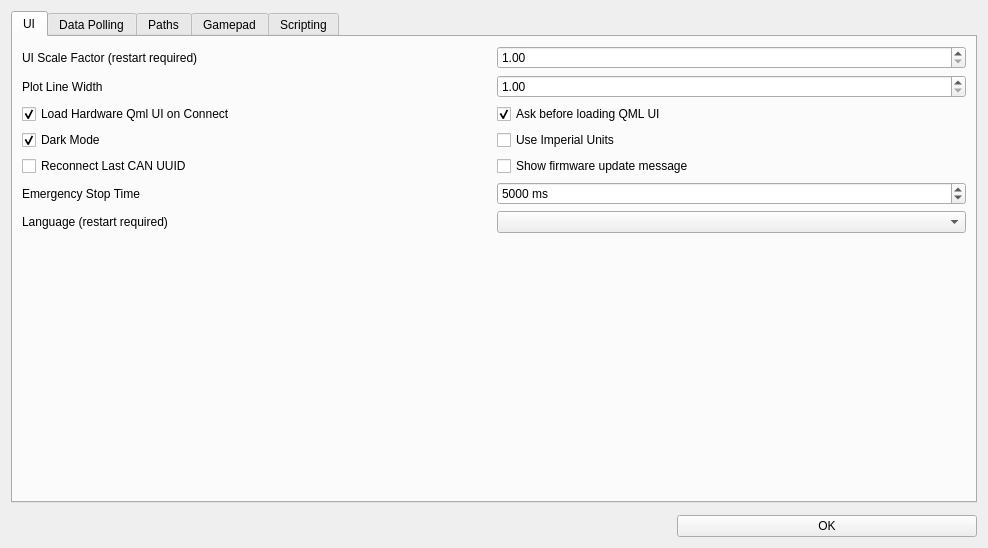
<?xml version="1.0" encoding="UTF-8"?>
<ui version="4.0">
 <class>Preferences</class>
 <widget class="QWidget" name="Preferences">
  <property name="geometry">
   <rect>
    <x>0</x>
    <y>0</y>
    <width>988</width>
    <height>548</height>
   </rect>
  </property>
  <property name="windowTitle">
   <string>Preferences</string>
  </property>
  <layout class="QVBoxLayout" name="verticalLayout_2">
   <property name="spacing">
    <number>12</number>
   </property>
   <item>
    <widget class="QTabWidget" name="tabWidget">
     <property name="tabPosition">
      <enum>QTabWidget::TabPosition::North</enum>
     </property>
     <property name="tabShape">
      <enum>QTabWidget::TabShape::Rounded</enum>
     </property>
     <property name="currentIndex">
      <number>0</number>
     </property>
     <widget class="QWidget" name="tab">
      <attribute name="title">
       <string>UI</string>
      </attribute>
      <layout class="QVBoxLayout" name="verticalLayout" stretch="0,1">
       <item>
        <layout class="QGridLayout" name="gridLayout_41" columnminimumwidth="0,1">
         <item row="3" column="1">
          <widget class="QCheckBox" name="useImperialBox">
           <property name="text">
            <string>Use Imperial Units</string>
           </property>
          </widget>
         </item>
         <item row="2" column="0">
          <widget class="QCheckBox" name="loadQmlUiConnectBox">
           <property name="text">
            <string>Load Hardware Qml UI on Connect</string>
           </property>
           <property name="checked">
            <bool>true</bool>
           </property>
          </widget>
         </item>
         <item row="4" column="0">
          <widget class="QCheckBox" name="reconnectCanBox">
           <property name="text">
            <string>Reconnect Last CAN UUID</string>
           </property>
          </widget>
         </item>
         <item row="0" column="0">
          <widget class="QLabel" name="label">
           <property name="maximumSize">
            <size>
             <width>16777215</width>
             <height>16777215</height>
            </size>
           </property>
           <property name="text">
            <string>UI Scale Factor (restart required)</string>
           </property>
          </widget>
         </item>
         <item row="3" column="0">
          <widget class="QCheckBox" name="darkModeBox">
           <property name="text">
            <string>Dark Mode</string>
           </property>
           <property name="checked">
            <bool>true</bool>
           </property>
           <property name="tristate">
            <bool>false</bool>
           </property>
          </widget>
         </item>
         <item row="2" column="1">
          <widget class="QCheckBox" name="qmlUiAskBox">
           <property name="text">
            <string>Ask before loading QML UI</string>
           </property>
           <property name="checked">
            <bool>true</bool>
           </property>
          </widget>
         </item>
         <item row="1" column="0">
          <widget class="QLabel" name="label_61">
           <property name="maximumSize">
            <size>
             <width>16777215</width>
             <height>16777215</height>
            </size>
           </property>
           <property name="text">
            <string>Plot Line Width</string>
           </property>
          </widget>
         </item>
         <item row="0" column="1">
          <widget class="QDoubleSpinBox" name="uiScaleBox">
           <property name="toolTip">
            <string>&lt;html&gt;&lt;head/&gt;&lt;body&gt;&lt;p&gt;Scale the user intefrace with this factor. Useful for high resolution monitors. VESC Tool must be restarted for this setting to take effect.&lt;/p&gt;&lt;/body&gt;&lt;/html&gt;</string>
           </property>
           <property name="minimum">
            <double>1.000000000000000</double>
           </property>
           <property name="maximum">
            <double>3.000000000000000</double>
           </property>
           <property name="singleStep">
            <double>0.100000000000000</double>
           </property>
          </widget>
         </item>
         <item row="1" column="1">
          <widget class="QDoubleSpinBox" name="uiPlotWidthBox">
           <property name="toolTip">
            <string>&lt;html&gt;&lt;head/&gt;&lt;body&gt;&lt;p&gt;Line thickness for the graphs in plots.&lt;/p&gt;&lt;/body&gt;&lt;/html&gt;</string>
           </property>
           <property name="minimum">
            <double>1.000000000000000</double>
           </property>
           <property name="maximum">
            <double>10.000000000000000</double>
           </property>
           <property name="singleStep">
            <double>1.000000000000000</double>
           </property>
          </widget>
         </item>
         <item row="4" column="1">
          <widget class="QCheckBox" name="showFwUpdateBox">
           <property name="text">
            <string>Show firmware update message</string>
           </property>
          </widget>
         </item>
         <item row="5" column="0">
          <widget class="QLabel" name="label_13">
           <property name="text">
            <string>Emergency Stop Time</string>
           </property>
          </widget>
         </item>
         <item row="5" column="1">
          <widget class="QSpinBox" name="estopTimeBox">
           <property name="toolTip">
            <string>Time to disable all motor commands after using the stop button or the ESC key.</string>
           </property>
           <property name="suffix">
            <string> ms</string>
           </property>
           <property name="maximum">
            <number>65000</number>
           </property>
           <property name="singleStep">
            <number>10</number>
           </property>
           <property name="value">
            <number>5000</number>
           </property>
          </widget>
         </item>
         <item row="6" column="0">
          <widget class="QLabel" name="languageLabel">
           <property name="text">
            <string>Language (restart required)</string>
           </property>
          </widget>
         </item>
         <item row="6" column="1">
          <widget class="QComboBox" name="languageBox"/>
         </item>
        </layout>
       </item>
       <item>
        <spacer name="verticalSpacer">
         <property name="orientation">
          <enum>Qt::Orientation::Vertical</enum>
         </property>
         <property name="sizeHint" stdset="0">
          <size>
           <width>20</width>
           <height>5</height>
          </size>
         </property>
        </spacer>
       </item>
      </layout>
     </widget>
     <widget class="QWidget" name="tab_4">
      <attribute name="title">
       <string>Data Polling</string>
      </attribute>
      <layout class="QGridLayout" name="gridLayout_5" rowstretch="0,0,0,0,0,1" columnstretch="0,0,1" columnminimumwidth="0,0,1">
       <item row="2" column="0">
        <widget class="QLabel" name="label_11">
         <property name="text">
          <string>IMU Data Poll Rate</string>
         </property>
        </widget>
       </item>
       <item row="0" column="0">
        <widget class="QLabel" name="label_9">
         <property name="text">
          <string>RT Data Poll Rate</string>
         </property>
        </widget>
       </item>
       <item row="0" column="1">
        <widget class="QDoubleSpinBox" name="pollRtDataBox">
         <property name="suffix">
          <string> Hz</string>
         </property>
         <property name="decimals">
          <number>1</number>
         </property>
         <property name="minimum">
          <double>0.100000000000000</double>
         </property>
         <property name="maximum">
          <double>200.000000000000000</double>
         </property>
         <property name="value">
          <double>50.000000000000000</double>
         </property>
        </widget>
       </item>
       <item row="3" column="0">
        <widget class="QLabel" name="label_12">
         <property name="text">
          <string>BMS Data Poll Rate</string>
         </property>
        </widget>
       </item>
       <item row="1" column="2">
        <spacer name="horizontalSpacer">
         <property name="orientation">
          <enum>Qt::Orientation::Horizontal</enum>
         </property>
         <property name="sizeHint" stdset="0">
          <size>
           <width>5</width>
           <height>5</height>
          </size>
         </property>
        </spacer>
       </item>
       <item row="1" column="1">
        <widget class="QDoubleSpinBox" name="pollAppDataBox">
         <property name="suffix">
          <string> Hz</string>
         </property>
         <property name="decimals">
          <number>1</number>
         </property>
         <property name="minimum">
          <double>0.100000000000000</double>
         </property>
         <property name="maximum">
          <double>200.000000000000000</double>
         </property>
         <property name="value">
          <double>20.000000000000000</double>
         </property>
        </widget>
       </item>
       <item row="1" column="0">
        <widget class="QLabel" name="label_10">
         <property name="text">
          <string>App Data Poll Rate</string>
         </property>
        </widget>
       </item>
       <item row="5" column="0">
        <spacer name="verticalSpacer_5">
         <property name="orientation">
          <enum>Qt::Orientation::Vertical</enum>
         </property>
         <property name="sizeHint" stdset="0">
          <size>
           <width>20</width>
           <height>5</height>
          </size>
         </property>
        </spacer>
       </item>
       <item row="3" column="1">
        <widget class="QDoubleSpinBox" name="pollBmsDataBox">
         <property name="suffix">
          <string> Hz</string>
         </property>
         <property name="decimals">
          <number>1</number>
         </property>
         <property name="minimum">
          <double>0.100000000000000</double>
         </property>
         <property name="maximum">
          <double>200.000000000000000</double>
         </property>
         <property name="value">
          <double>10.000000000000000</double>
         </property>
        </widget>
       </item>
       <item row="2" column="1">
        <widget class="QDoubleSpinBox" name="pollImuDataBox">
         <property name="suffix">
          <string> Hz</string>
         </property>
         <property name="decimals">
          <number>1</number>
         </property>
         <property name="minimum">
          <double>0.100000000000000</double>
         </property>
         <property name="maximum">
          <double>200.000000000000000</double>
         </property>
         <property name="value">
          <double>50.000000000000000</double>
         </property>
        </widget>
       </item>
       <item row="4" column="0" colspan="2">
        <widget class="QPushButton" name="pollRestoreButton">
         <property name="text">
          <string>Restore Defaults</string>
         </property>
         <property name="icon">
          <iconset resource="res.qrc">
           <normaloff>:/res/icons/Restart-96.png</normaloff>:/res/icons/Restart-96.png</iconset>
         </property>
        </widget>
       </item>
      </layout>
     </widget>
     <widget class="QWidget" name="tab_3">
      <attribute name="title">
       <string>Paths</string>
      </attribute>
      <layout class="QVBoxLayout" name="verticalLayout_3" stretch="0,1">
       <item>
        <layout class="QGridLayout" name="gridLayout_4">
         <item row="2" column="1">
          <widget class="QLineEdit" name="pathScriptOutputEdit">
           <property name="text">
            <string/>
           </property>
          </widget>
         </item>
         <item row="1" column="1">
          <widget class="QLineEdit" name="pathScriptInputEdit">
           <property name="text">
            <string/>
           </property>
          </widget>
         </item>
         <item row="0" column="1">
          <widget class="QLineEdit" name="pathRtLogEdit">
           <property name="text">
            <string/>
           </property>
          </widget>
         </item>
         <item row="1" column="2">
          <widget class="QPushButton" name="pathScriptInputChooseButton">
           <property name="toolTip">
            <string>Choose output directory</string>
           </property>
           <property name="text">
            <string/>
           </property>
           <property name="icon">
            <iconset resource="res.qrc">
             <normaloff>:/res/icons/Open Folder-96.png</normaloff>:/res/icons/Open Folder-96.png</iconset>
           </property>
          </widget>
         </item>
         <item row="1" column="0">
          <widget class="QLabel" name="label_7">
           <property name="text">
            <string>Script Input Files</string>
           </property>
          </widget>
         </item>
         <item row="2" column="2">
          <widget class="QPushButton" name="pathScriptOutputChooseButton">
           <property name="toolTip">
            <string>Choose output directory</string>
           </property>
           <property name="text">
            <string/>
           </property>
           <property name="icon">
            <iconset resource="res.qrc">
             <normaloff>:/res/icons/Open Folder-96.png</normaloff>:/res/icons/Open Folder-96.png</iconset>
           </property>
          </widget>
         </item>
         <item row="2" column="0">
          <widget class="QLabel" name="label_8">
           <property name="text">
            <string>Script Output Files</string>
           </property>
          </widget>
         </item>
         <item row="0" column="2">
          <widget class="QPushButton" name="pathRtLogChooseButton">
           <property name="toolTip">
            <string>Choose output directory</string>
           </property>
           <property name="text">
            <string/>
           </property>
           <property name="icon">
            <iconset resource="res.qrc">
             <normaloff>:/res/icons/Open Folder-96.png</normaloff>:/res/icons/Open Folder-96.png</iconset>
           </property>
          </widget>
         </item>
         <item row="0" column="0">
          <widget class="QLabel" name="label_6">
           <property name="text">
            <string>RT Data Log</string>
           </property>
          </widget>
         </item>
         <item row="3" column="0">
          <widget class="QLabel" name="label_15">
           <property name="text">
            <string>Local Logs</string>
           </property>
          </widget>
         </item>
         <item row="3" column="1">
          <widget class="QLineEdit" name="pathLocalLogEdit"/>
         </item>
         <item row="3" column="2">
          <widget class="QPushButton" name="pathLocalLogChooseButton">
           <property name="text">
            <string/>
           </property>
           <property name="icon">
            <iconset resource="res.qrc">
             <normaloff>:/res/icons/Open Folder-96.png</normaloff>:/res/icons/Open Folder-96.png</iconset>
           </property>
          </widget>
         </item>
        </layout>
       </item>
       <item>
        <spacer name="verticalSpacer_4">
         <property name="orientation">
          <enum>Qt::Orientation::Vertical</enum>
         </property>
         <property name="sizeHint" stdset="0">
          <size>
           <width>20</width>
           <height>5</height>
          </size>
         </property>
        </spacer>
       </item>
      </layout>
     </widget>
     <widget class="QWidget" name="tab_2">
      <attribute name="title">
       <string>Gamepad</string>
      </attribute>
      <layout class="QVBoxLayout" name="verticalLayout_4" stretch="0,0,1">
       <item>
        <widget class="QGroupBox" name="groupBox_2">
         <property name="title">
          <string>Axis Monitoring and Configuration</string>
         </property>
         <layout class="QHBoxLayout" name="horizontalLayout_2" stretch="1,1">
          <property name="leftMargin">
           <number>6</number>
          </property>
          <property name="topMargin">
           <number>6</number>
          </property>
          <property name="rightMargin">
           <number>6</number>
          </property>
          <property name="bottomMargin">
           <number>6</number>
          </property>
          <item>
           <layout class="QGridLayout" name="gridLayout">
            <property name="spacing">
             <number>2</number>
            </property>
            <item row="3" column="1">
             <widget class="QProgressBar" name="jsAxis4Bar">
              <property name="minimum">
               <number>-1000</number>
              </property>
              <property name="maximum">
               <number>1000</number>
              </property>
              <property name="value">
               <number>0</number>
              </property>
              <property name="format">
               <string>%v</string>
              </property>
             </widget>
            </item>
            <item row="0" column="1">
             <widget class="QProgressBar" name="jsAxis1Bar">
              <property name="minimum">
               <number>-1000</number>
              </property>
              <property name="maximum">
               <number>1000</number>
              </property>
              <property name="value">
               <number>0</number>
              </property>
              <property name="format">
               <string>%v</string>
              </property>
             </widget>
            </item>
            <item row="1" column="1">
             <widget class="QProgressBar" name="jsAxis2Bar">
              <property name="minimum">
               <number>-1000</number>
              </property>
              <property name="maximum">
               <number>1000</number>
              </property>
              <property name="value">
               <number>0</number>
              </property>
              <property name="format">
               <string>%v</string>
              </property>
             </widget>
            </item>
            <item row="0" column="0">
             <widget class="QLabel" name="label_2">
              <property name="text">
               <string>Axis 1</string>
              </property>
             </widget>
            </item>
            <item row="1" column="0">
             <widget class="QLabel" name="label_3">
              <property name="text">
               <string>Axis 2</string>
              </property>
             </widget>
            </item>
            <item row="3" column="0">
             <widget class="QLabel" name="label_5">
              <property name="text">
               <string>Axis 4</string>
              </property>
             </widget>
            </item>
            <item row="2" column="1">
             <widget class="QProgressBar" name="jsAxis3Bar">
              <property name="minimum">
               <number>-1000</number>
              </property>
              <property name="maximum">
               <number>1000</number>
              </property>
              <property name="value">
               <number>0</number>
              </property>
              <property name="format">
               <string>%v</string>
              </property>
             </widget>
            </item>
            <item row="2" column="0">
             <widget class="QLabel" name="label_4">
              <property name="text">
               <string>Axis 3</string>
              </property>
             </widget>
            </item>
            <item row="0" column="2">
             <widget class="QPushButton" name="jsConf1Button">
              <property name="text">
               <string>Configure</string>
              </property>
              <property name="icon">
               <iconset resource="res.qrc">
                <normaloff>:/res/icons/Horizontal Settings Mixer-96.png</normaloff>:/res/icons/Horizontal Settings Mixer-96.png</iconset>
              </property>
             </widget>
            </item>
            <item row="1" column="2">
             <widget class="QPushButton" name="jsConf2Button">
              <property name="text">
               <string>Configure</string>
              </property>
              <property name="icon">
               <iconset resource="res.qrc">
                <normaloff>:/res/icons/Horizontal Settings Mixer-96.png</normaloff>:/res/icons/Horizontal Settings Mixer-96.png</iconset>
              </property>
             </widget>
            </item>
            <item row="2" column="2">
             <widget class="QPushButton" name="jsConf3Button">
              <property name="text">
               <string>Configure</string>
              </property>
              <property name="icon">
               <iconset resource="res.qrc">
                <normaloff>:/res/icons/Horizontal Settings Mixer-96.png</normaloff>:/res/icons/Horizontal Settings Mixer-96.png</iconset>
              </property>
             </widget>
            </item>
            <item row="3" column="2">
             <widget class="QPushButton" name="jsConf4Button">
              <property name="text">
               <string>Configure</string>
              </property>
              <property name="icon">
               <iconset resource="res.qrc">
                <normaloff>:/res/icons/Horizontal Settings Mixer-96.png</normaloff>:/res/icons/Horizontal Settings Mixer-96.png</iconset>
              </property>
             </widget>
            </item>
           </layout>
          </item>
          <item>
           <layout class="QGridLayout" name="gridLayout_2">
            <property name="spacing">
             <number>2</number>
            </property>
            <item row="1" column="1">
             <widget class="QPushButton" name="jsConnectButton">
              <property name="text">
               <string>Connect</string>
              </property>
              <property name="icon">
               <iconset resource="res.qrc">
                <normaloff>:/res/icons/Connected-96.png</normaloff>:/res/icons/Connected-96.png</iconset>
              </property>
             </widget>
            </item>
            <item row="1" column="0">
             <widget class="QPushButton" name="jsScanButton">
              <property name="text">
               <string>Scan</string>
              </property>
              <property name="icon">
               <iconset resource="res.qrc">
                <normaloff>:/res/icons/Refresh-96.png</normaloff>:/res/icons/Refresh-96.png</iconset>
              </property>
             </widget>
            </item>
            <item row="0" column="0" colspan="2">
             <widget class="QComboBox" name="jsListBox"/>
            </item>
            <item row="3" column="1">
             <spacer name="verticalSpacer_2">
              <property name="orientation">
               <enum>Qt::Orientation::Vertical</enum>
              </property>
              <property name="sizeHint" stdset="0">
               <size>
                <width>20</width>
                <height>10</height>
               </size>
              </property>
             </spacer>
            </item>
            <item row="2" column="0" colspan="2">
             <widget class="QPushButton" name="jsResetConfigButton">
              <property name="text">
               <string>Reset Configuration</string>
              </property>
              <property name="icon">
               <iconset resource="res.qrc">
                <normaloff>:/res/icons/Restart-96.png</normaloff>:/res/icons/Restart-96.png</iconset>
              </property>
             </widget>
            </item>
           </layout>
          </item>
         </layout>
        </widget>
       </item>
       <item>
        <widget class="QGroupBox" name="groupBox">
         <property name="title">
          <string>Interpretation</string>
         </property>
         <layout class="QGridLayout" name="gridLayout_3">
          <property name="leftMargin">
           <number>6</number>
          </property>
          <property name="topMargin">
           <number>6</number>
          </property>
          <property name="rightMargin">
           <number>6</number>
          </property>
          <property name="bottomMargin">
           <number>6</number>
          </property>
          <property name="spacing">
           <number>2</number>
          </property>
          <item row="3" column="1">
           <widget class="QDoubleSpinBox" name="jsCurrentMaxBox">
            <property name="prefix">
             <string>Max Current: </string>
            </property>
            <property name="suffix">
             <string> A</string>
            </property>
            <property name="maximum">
             <double>1000.000000000000000</double>
            </property>
            <property name="value">
             <double>10.000000000000000</double>
            </property>
           </widget>
          </item>
          <item row="4" column="1">
           <widget class="QDoubleSpinBox" name="jsErpmMaxBox">
            <property name="prefix">
             <string>Max ERPM: </string>
            </property>
            <property name="decimals">
             <number>0</number>
            </property>
            <property name="maximum">
             <double>300000.000000000000000</double>
            </property>
            <property name="value">
             <double>60000.000000000000000</double>
            </property>
           </widget>
          </item>
          <item row="2" column="0">
           <widget class="QCheckBox" name="jsBidirectionalBox">
            <property name="text">
             <string>Bidirectional</string>
            </property>
           </widget>
          </item>
          <item row="0" column="1">
           <widget class="QComboBox" name="jsControlTypeBox">
            <item>
             <property name="text">
              <string>Current Control</string>
             </property>
            </item>
            <item>
             <property name="text">
              <string>Current Control Brake</string>
             </property>
            </item>
            <item>
             <property name="text">
              <string>Duty Control</string>
             </property>
            </item>
            <item>
             <property name="text">
              <string>Speed Control</string>
             </property>
            </item>
            <item>
             <property name="text">
              <string>Position Control</string>
             </property>
            </item>
           </widget>
          </item>
          <item row="4" column="0">
           <widget class="QDoubleSpinBox" name="jsErpmMinBox">
            <property name="prefix">
             <string>Min ERPM: </string>
            </property>
            <property name="decimals">
             <number>0</number>
            </property>
            <property name="minimum">
             <double>-300000.000000000000000</double>
            </property>
            <property name="maximum">
             <double>0.000000000000000</double>
            </property>
            <property name="value">
             <double>-30000.000000000000000</double>
            </property>
           </widget>
          </item>
          <item row="3" column="0">
           <widget class="QDoubleSpinBox" name="jsCurrentMinBox">
            <property name="prefix">
             <string>Min Current: </string>
            </property>
            <property name="suffix">
             <string> A</string>
            </property>
            <property name="minimum">
             <double>-1000.000000000000000</double>
            </property>
            <property name="maximum">
             <double>0.000000000000000</double>
            </property>
            <property name="value">
             <double>-10.000000000000000</double>
            </property>
           </widget>
          </item>
          <item row="2" column="1">
           <widget class="QCheckBox" name="jsInvertedBox">
            <property name="text">
             <string>Inverted</string>
            </property>
           </widget>
          </item>
          <item row="5" column="0">
           <widget class="QCheckBox" name="jsConfigOkBox">
            <property name="text">
             <string>Configuration is OK (check this box manually when done)</string>
            </property>
           </widget>
          </item>
          <item row="1" column="1">
           <widget class="QSpinBox" name="jsMaxBox">
            <property name="prefix">
             <string>Max: </string>
            </property>
            <property name="minimum">
             <number>-1000</number>
            </property>
            <property name="maximum">
             <number>1000</number>
            </property>
            <property name="value">
             <number>1000</number>
            </property>
           </widget>
          </item>
          <item row="1" column="0">
           <widget class="QSpinBox" name="jsMinBox">
            <property name="prefix">
             <string>Min: </string>
            </property>
            <property name="minimum">
             <number>-1000</number>
            </property>
            <property name="maximum">
             <number>1000</number>
            </property>
            <property name="value">
             <number>-1000</number>
            </property>
           </widget>
          </item>
          <item row="6" column="0" colspan="2">
           <widget class="DisplayBar" name="jsDisp" native="true">
            <property name="minimumSize">
             <size>
              <width>0</width>
              <height>30</height>
             </size>
            </property>
           </widget>
          </item>
          <item row="0" column="0">
           <widget class="QComboBox" name="jseAxisBox">
            <item>
             <property name="text">
              <string>Use Axis 1</string>
             </property>
            </item>
            <item>
             <property name="text">
              <string>Use Axis 2</string>
             </property>
            </item>
            <item>
             <property name="text">
              <string>Use Axis 3</string>
             </property>
            </item>
            <item>
             <property name="text">
              <string>Use Axis 4</string>
             </property>
            </item>
           </widget>
          </item>
         </layout>
        </widget>
       </item>
       <item>
        <spacer name="verticalSpacer_3">
         <property name="orientation">
          <enum>Qt::Orientation::Vertical</enum>
         </property>
         <property name="sizeHint" stdset="0">
          <size>
           <width>5</width>
           <height>5</height>
          </size>
         </property>
        </spacer>
       </item>
      </layout>
     </widget>
     <widget class="QWidget" name="tab_5">
      <attribute name="title">
       <string>Scripting</string>
      </attribute>
      <layout class="QVBoxLayout" name="verticalLayout_6" stretch="0,0,1">
       <item>
        <widget class="QGroupBox" name="groupBox_3">
         <property name="title">
          <string>Upload/Stream/Run</string>
         </property>
         <layout class="QVBoxLayout" name="verticalLayout_5">
          <item>
           <widget class="QRadioButton" name="uploadContentEditorButton">
            <property name="toolTip">
             <string>Use editor content when uploading/streaming/running code.</string>
            </property>
            <property name="text">
             <string>Use Editor Content</string>
            </property>
            <property name="checked">
             <bool>true</bool>
            </property>
           </widget>
          </item>
          <item>
           <widget class="QRadioButton" name="uploadContentFileButton">
            <property name="toolTip">
             <string>Use file content when uploading/streaming/running code. If the content is not saved and a file path does not exist the editor content will be used instead.</string>
            </property>
            <property name="text">
             <string>Use File Content</string>
            </property>
           </widget>
          </item>
         </layout>
        </widget>
       </item>
       <item>
        <widget class="QGroupBox" name="groupBox_4">
         <property name="toolTip">
          <string>Remove comments, spaces and imports on upload. This saves space, but makes the code less readable when reading it back.</string>
         </property>
         <property name="title">
          <string>LispBM Editor</string>
         </property>
         <layout class="QGridLayout" name="gridLayout_6">
          <item row="1" column="0">
           <widget class="QLabel" name="label_14">
            <property name="text">
             <string>REPL Max Line Count</string>
            </property>
           </widget>
          </item>
          <item row="1" column="1">
           <widget class="QSpinBox" name="replMaxLineBox">
            <property name="toolTip">
             <string>Maximum number of lines to show in REPL. Reducing this number improves performance when printing things fast.</string>
            </property>
            <property name="minimum">
             <number>20</number>
            </property>
            <property name="maximum">
             <number>20000</number>
            </property>
            <property name="value">
             <number>5000</number>
            </property>
           </widget>
          </item>
          <item row="2" column="0">
           <widget class="QCheckBox" name="reduceLispBox">
            <property name="text">
             <string>Reduce Code on Upload</string>
            </property>
           </widget>
          </item>
         </layout>
        </widget>
       </item>
       <item>
        <spacer name="verticalSpacer_6">
         <property name="orientation">
          <enum>Qt::Orientation::Vertical</enum>
         </property>
         <property name="sizeHint" stdset="0">
          <size>
           <width>20</width>
           <height>5</height>
          </size>
         </property>
        </spacer>
       </item>
      </layout>
     </widget>
    </widget>
   </item>
   <item>
    <widget class="QPushButton" name="okButton">
     <property name="maximumSize">
      <size>
       <width>300</width>
       <height>16777215</height>
      </size>
     </property>
     <property name="layoutDirection">
      <enum>Qt::LayoutDirection::RightToLeft</enum>
     </property>
     <property name="text">
      <string>OK</string>
     </property>
    </widget>
   </item>
  </layout>
 </widget>
 <customwidgets>
  <customwidget>
   <class>DisplayBar</class>
   <extends>QWidget</extends>
   <header>widgets/displaybar.h</header>
   <container>1</container>
  </customwidget>
 </customwidgets>
 <resources>
  <include location="res.qrc"/>
 </resources>
 <connections/>
</ui>
